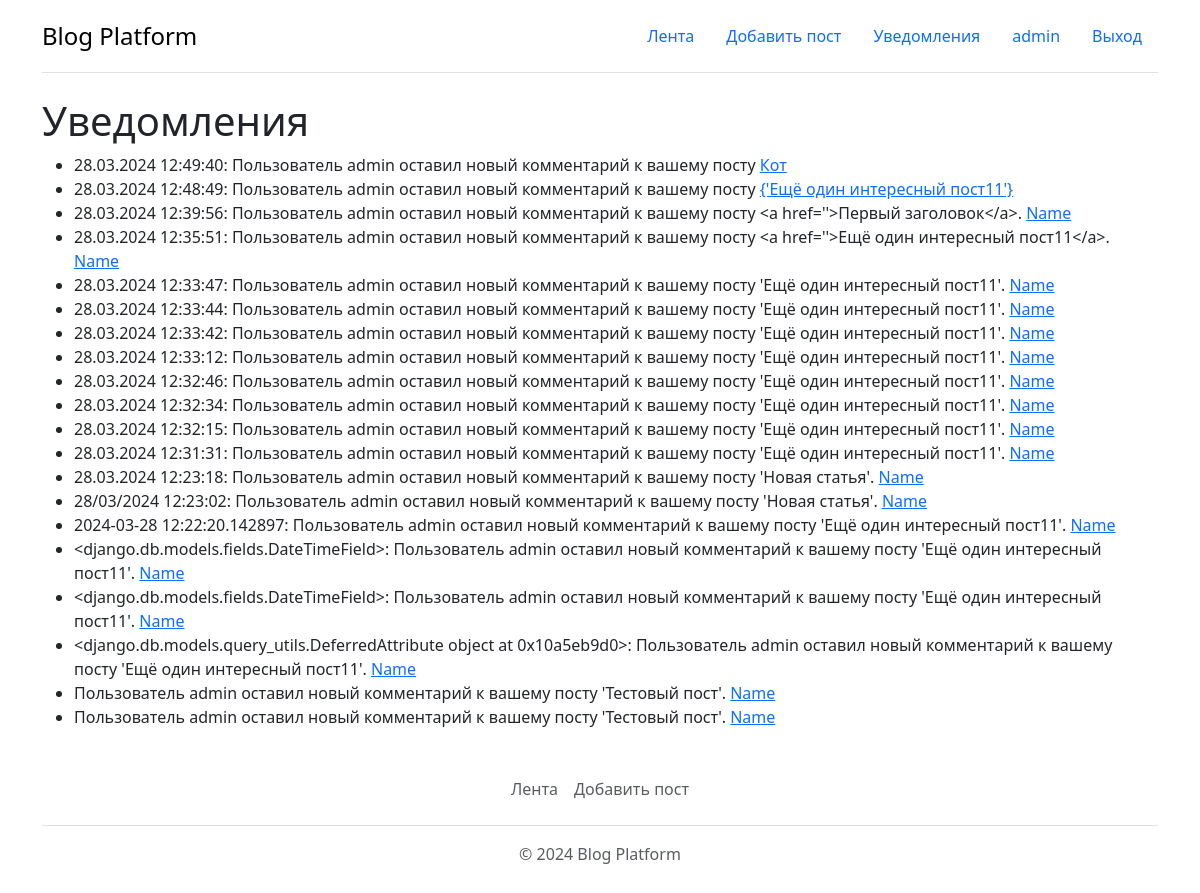
The app's page /notifications/ (signed in) with its own data.
### Blog/models.py (models this page shows)
class Notification(models.Model):
    user = models.ForeignKey(User, on_delete=models.CASCADE)
    message = models.TextField()
    created_at = models.DateTimeField(auto_now_add=True)
    read = models.BooleanField(default=False)
    post_id = models.TextField(null=True)
    post_name = models.TextField(null=True)

### Blog/views.py (the view)
# urls.py: path('notifications/', views.notifications, name='notifications'),
def notifications(request):
    notifications = Notification.objects.filter(user=request.user).order_by('-created_at')
    return render(request, 'notifications.html', {'notifications': notifications})

### Blog/templates/notifications.html (shortened to what this page needs)
{% extends 'base.html' %}
{% block content %}
<h1>Уведомления</h1>
    {% if notifications %}
        <ul>
            {% for notification in notifications %}
                <li>{{ notification.message }}  <a href="{% url 'post_retrive' notification.post_id %}">{{notification.post_name}}</a></li>
            {% endfor %}
        </ul>
    {% else %}
        <p>Нет новых уведомлений.</p>
    {% endif %}
{% endblock %}

### Blog/templates/base.html (shortened to what this page needs)
<!DOCTYPE html>
<html lang="en">
<head>
    <link href="https://cdn.jsdelivr.net/npm/bootstrap@5.3.3/dist/css/bootstrap.min.css" rel="stylesheet">
</head>
<body>
<div class="container">
    <header class="d-flex flex-wrap justify-content-center py-3 mb-4 border-bottom">
      <a href="/" class="d-flex align-items-center mb-3 mb-md-0 me-md-auto link-body-emphasis text-decoration-none">
        <span class="fs-4">Blog Platform</span>
      </a>
      <ul class="nav nav-pills">
        <li class="nav-item"><a href="{% url 'post_list' %}" class="nav-link">Лента</a></li>
        <li class="nav-item"><a href="{% url 'post_create' %}" class="nav-link">Добавить пост</a></li>
      {% if user.is_authenticated %}
        <li class="nav-item"><a href="{% url 'notifications' %}" class="nav-link">Уведомления</a></li>
        <li class="nav-item"><a href="{% url 'user_edit' %}" class="nav-link">{{user.username}}</a></li>
        <li class="nav-item"><a href="{% url 'logout' %}" class="nav-link">Выход</a></li>
      {% else %}
        <li class="nav-item"><a href="{% url 'login' %}" class="nav-link">Вход</a></li>
        <li class="nav-item"><a href="{% url 'register' %}" class="nav-link">Регистрация</a></li>
      {% endif %}
      </ul>
    </header>
    <main>
        {% block content %}{% endblock %}
    </main>
    <footer class="py-3 my-4">
        <ul class="nav justify-content-center border-bottom pb-3 mb-3">
          <li class="nav-item"><a href="{% url 'post_list' %}" class="nav-link px-2 text-body-secondary">Лента</a></li>
          <li class="nav-item"><a href="{% url 'post_create' %}" class="nav-link px-2 text-body-secondary">Добавить пост</a></li>
        </ul>
        <p class="text-center text-body-secondary">© 2024 Blog Platform</p>
    </footer>
</div>
</body>
</html>

### records on screen
Notification: message "28.03.2024 12:49:40: Пользователь admin оставил новый комментарий к вашему посту", post_name "Кот"
Notification: message "28.03.2024 12:48:49: Пользователь admin оставил новый комментарий к вашему посту", post_name "{'Ещё один интересный пост11'}"
Notification: message "28.03.2024 12:39:56: Пользователь admin оставил новый комментарий к вашему посту <a href=''>Первый заголовок</a>.", post_name "Name"
Notification: message "28.03.2024 12:35:51: Пользователь admin оставил новый комментарий к вашему посту <a href=''>Ещё один интересный пост11</a>.", post_name "Name"
Notification: message "28.03.2024 12:33:47: Пользователь admin оставил новый комментарий к вашему посту 'Ещё один интересный пост11'.", post_name "Name"
Notification: message "28.03.2024 12:33:44: Пользователь admin оставил новый комментарий к вашему посту 'Ещё один интересный пост11'.", post_name "Name"
Notification: message "28.03.2024 12:33:42: Пользователь admin оставил новый комментарий к вашему посту 'Ещё один интересный пост11'.", post_name "Name"
Notification: message "28.03.2024 12:33:12: Пользователь admin оставил новый комментарий к вашему посту 'Ещё один интересный пост11'.", post_name "Name"
Notification: message "28.03.2024 12:32:46: Пользователь admin оставил новый комментарий к вашему посту 'Ещё один интересный пост11'.", post_name "Name"
Notification: message "28.03.2024 12:32:34: Пользователь admin оставил новый комментарий к вашему посту 'Ещё один интересный пост11'.", post_name "Name"
Notification: message "28.03.2024 12:32:15: Пользователь admin оставил новый комментарий к вашему посту 'Ещё один интересный пост11'.", post_name "Name"
Notification: message "28.03.2024 12:31:31: Пользователь admin оставил новый комментарий к вашему посту 'Ещё один интересный пост11'.", post_name "Name"
Notification: message "28.03.2024 12:23:18: Пользователь admin оставил новый комментарий к вашему посту 'Новая статья'.", post_name "Name"
Notification: message "28/03/2024 12:23:02: Пользователь admin оставил новый комментарий к вашему посту 'Новая статья'.", post_name "Name"
Notification: message "2024-03-28 12:22:20.142897: Пользователь admin оставил новый комментарий к вашему посту 'Ещё один интересный пост11'.", post_name "Name"
Notification: message "<django.db.models.fields.DateTimeField>: Пользователь admin оставил новый комментарий к вашему посту 'Ещё один интересный пост11'.", post_name "Name"
Notification: message "<django.db.models.fields.DateTimeField>: Пользователь admin оставил новый комментарий к вашему посту 'Ещё один интересный пост11'.", post_name "Name"
Notification: message "<django.db.models.query_utils.DeferredAttribute object at 0x10a5eb9d0>: Пользователь admin оставил новый комментарий к вашему посту 'Ещё один интересный пост11'.", post_name "Name"
Notification: message "Пользователь admin оставил новый комментарий к вашему посту 'Тестовый пост'.", post_name "Name"
Notification: message "Пользователь admin оставил новый комментарий к вашему посту 'Тестовый пост'.", post_name "Name"

### other values on screen
{{ user.username }} "admin"
